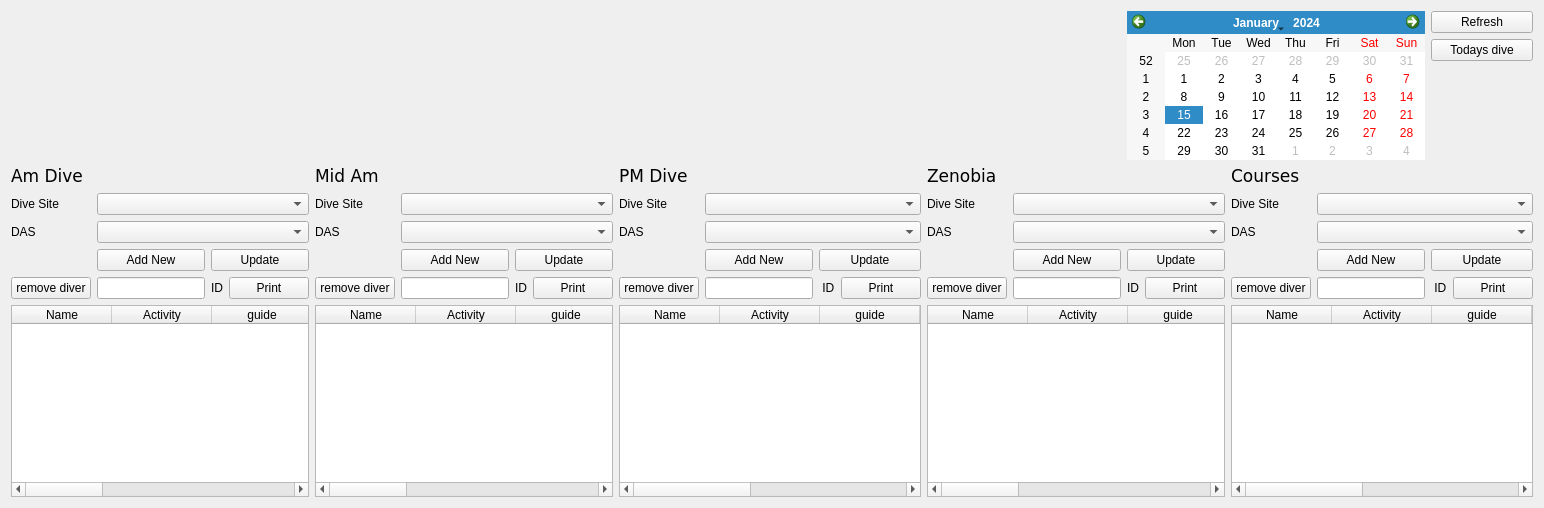
                  <widget class="QWidget" name="page_dives">
                   <layout class="QVBoxLayout" name="verticalLayout_10">
                    <item>
                     <layout class="QGridLayout" name="gridLayout_3">
                      <item row="4" column="14">
                       <widget class="QPushButton" name="update_courses_button">
                        <property name="text">
                         <string>Update</string>
                        </property>
                       </widget>
                      </item>
                      <item row="5" column="9">
                       <widget class="QPushButton" name="z_remove_diver_button">
                        <property name="text">
                         <string>remove diver</string>
                        </property>
                       </widget>
                      </item>
                      <item row="3" column="10" colspan="2">
                       <widget class="QComboBox" name="z_das_combo">
                        <property name="autoFillBackground">
                         <bool>false</bool>
                        </property>
                       </widget>
                      </item>
                      <item row="0" column="11" colspan="3">
                       <widget class="QCalendarWidget" name="calendar_widget"/>
                      </item>
                      <item row="3" column="1" colspan="2">
                       <widget class="QComboBox" name="am_das_combo">
                        <property name="autoFillBackground">
                         <bool>false</bool>
                        </property>
                       </widget>
                      </item>
                      <item row="5" column="1">
                       <widget class="QLineEdit" name="am_delete_diver_entry">
                        <property name="sizePolicy">
                         <sizepolicy hsizetype="Minimum" vsizetype="Fixed">
                          <horstretch>0</horstretch>
                          <verstretch>0</verstretch>
                         </sizepolicy>
                        </property>
                       </widget>
                      </item>
                      <item row="3" column="3">
                       <widget class="QLabel" name="label_6">
                        <property name="text">
                         <string>DAS</string>
                        </property>
                       </widget>
                      </item>
                      <item row="2" column="3">
                       <widget class="QLabel" name="label_5">
                        <property name="text">
                         <string>Dive Site</string>
                        </property>
                       </widget>
                      </item>
                      <item row="5" column="13">
                       <widget class="QLineEdit" name="co_delete_diver_entry">
                        <property name="sizePolicy">
                         <sizepolicy hsizetype="Minimum" vsizetype="Fixed">
                          <horstretch>0</horstretch>
                          <verstretch>0</verstretch>
                         </sizepolicy>
                        </property>
                       </widget>
                      </item>
                      <item row="6" column="9" colspan="3">
                       <widget class="QTableWidget" name="zenobia_table">
                        <attribute name="verticalHeaderVisible">
                         <bool>false</bool>
                        </attribute>
                        <column>
                         <property name="text">
                          <string>Name</string>
                         </property>
                        </column>
                        <column>
                         <property name="text">
                          <string>Activity</string>
                         </property>
                        </column>
                        <column>
                         <property name="text">
                          <string>guide</string>
                         </property>
                        </column>
                        <column>
                         <property name="text">
                          <string>Card</string>
                         </property>
                        </column>
                        <column>
                         <property name="text">
                          <string>Paperwork</string>
                         </property>
                        </column>
                        <column>
                         <property name="text">
                          <string>Balance</string>
                         </property>
                        </column>
                        <column>
                         <property name="text">
                          <string>ID</string>
                         </property>
                        </column>
                       </widget>
                      </item>
                      <item row="5" column="11">
                       <layout class="QGridLayout" name="gridLayout_7">
                        <item row="0" column="0">
                         <widget class="QLabel" name="label_16">
                          <property name="text">
                           <string>ID</string>
                          </property>
                         </widget>
                        </item>
                        <item row="0" column="1">
                         <widget class="QPushButton" name="z_print_button">
                          <property name="text">
                           <string>Print</string>
                          </property>
                         </widget>
                        </item>
                       </layout>
                      </item>
                      <item row="5" column="4">
                       <widget class="QLineEdit" name="mam_delete_diver_entry">
                        <property name="sizePolicy">
                         <sizepolicy hsizetype="Minimum" vsizetype="Fixed">
                          <horstretch>0</horstretch>
                          <verstretch>0</verstretch>
                         </sizepolicy>
                        </property>
                       </widget>
                      </item>
                      <item row="2" column="7" colspan="2">
                       <widget class="QComboBox" name="pm_dive_site_combo">
                        <property name="autoFillBackground">
                         <bool>false</bool>
                        </property>
                       </widget>
                      </item>
                      <item row="0" column="14">
                       <layout class="QGridLayout" name="gridLayout_9">
                        <item row="2" column="0">
                         <spacer name="verticalSpacer">
                          <property name="orientation">
                           <enum>Qt::Vertical</enum>
                          </property>
                          <property name="sizeHint" stdset="0">
                           <size>
                            <width>20</width>
                            <height>40</height>
                           </size>
                          </property>
                         </spacer>
                        </item>
                        <item row="0" column="0">
                         <widget class="QPushButton" name="refresh_button">
                          <property name="sizePolicy">
                           <sizepolicy hsizetype="Minimum" vsizetype="Maximum">
                            <horstretch>0</horstretch>
                            <verstretch>0</verstretch>
                           </sizepolicy>
                          </property>
                          <property name="text">
                           <string>Refresh</string>
                          </property>
                         </widget>
                        </item>
                        <item row="1" column="0">
                         <widget class="QPushButton" name="todays_dive_button">
                          <property name="text">
                           <string>Todays dive</string>
                          </property>
                         </widget>
                        </item>
                       </layout>
                      </item>
                      <item row="2" column="0">
                       <widget class="QLabel" name="label">
                        <property name="text">
                         <string>Dive Site</string>
                        </property>
                       </widget>
                      </item>
                      <item row="4" column="13">
                       <widget class="QPushButton" name="add_new_course_button">
                        <property name="text">
                         <string>Add New</string>
                        </property>
                       </widget>
                      </item>
                      <item row="4" column="11">
                       <widget class="QPushButton" name="update_zenobia_button">
                        <property name="text">
                         <string>Update</string>
                        </property>
                       </widget>
                      </item>
                      <item row="3" column="6">
                       <widget class="QLabel" name="label_10">
                        <property name="text">
                         <string>DAS</string>
                        </property>
                       </widget>
                      </item>
                      <item row="5" column="0">
                       <widget class="QPushButton" name="am_remove_diver_button">
                        <property name="text">
                         <string>remove diver</string>
                        </property>
                       </widget>
                      </item>
                      <item row="2" column="10" colspan="2">
                       <widget class="QComboBox" name="z_dive_site_combo">
                        <property name="autoFillBackground">
                         <bool>false</bool>
                        </property>
                       </widget>
                      </item>
                      <item row="5" column="5">
                       <layout class="QGridLayout" name="gridLayout_5">
                        <item row="0" column="1">
                         <widget class="QPushButton" name="mam_print_button">
                          <property name="text">
                           <string>Print</string>
                          </property>
                         </widget>
                        </item>
                        <item row="0" column="0">
                         <widget class="QLabel" name="label_8">
                          <property name="text">
                           <string>ID</string>
                          </property>
                         </widget>
                        </item>
                       </layout>
                      </item>
                      <item row="2" column="4" colspan="2">
                       <widget class="QComboBox" name="mam_dive_site_combo">
                        <property name="autoFillBackground">
                         <bool>false</bool>
                        </property>
                       </widget>
                      </item>
                      <item row="5" column="7">
                       <widget class="QLineEdit" name="pm_delete_diver_entry">
                        <property name="sizePolicy">
                         <sizepolicy hsizetype="Minimum" vsizetype="Fixed">
                          <horstretch>0</horstretch>
                          <verstretch>0</verstretch>
                         </sizepolicy>
                        </property>
                       </widget>
                      </item>
                      <item row="2" column="6">
                       <widget class="QLabel" name="label_9">
                        <property name="text">
                         <string>Dive Site</string>
                        </property>
                       </widget>
                      </item>
                      <item row="5" column="2">
                       <layout class="QGridLayout" name="gridLayout_4">
                        <item row="0" column="0">
                         <widget class="QLabel" name="label_4">
                          <property name="text">
                           <string>ID</string>
                          </property>
                         </widget>
                        </item>
                        <item row="0" column="1">
                         <widget class="QPushButton" name="am_print_button">
                          <property name="text">
                           <string>Print</string>
                          </property>
                         </widget>
                        </item>
                       </layout>
                      </item>
                      <item row="4" column="7">
                       <widget class="QPushButton" name="add_new_pm_dive_button">
                        <property name="text">
                         <string>Add New</string>
                        </property>
                       </widget>
                      </item>
                      <item row="4" column="2">
                       <widget class="QPushButton" name="update_am_dive_button">
                        <property name="text">
                         <string>Update</string>
                        </property>
                       </widget>
                      </item>
                      <item row="3" column="0">
                       <widget class="QLabel" name="label_2">
                        <property name="text">
                         <string>DAS</string>
                        </property>
                       </widget>
                      </item>
                      <item row="4" column="5">
                       <widget class="QPushButton" name="update_mid_am_dive_button">
                        <property name="text">
                         <string>Update</string>
                        </property>
                       </widget>
                      </item>
                      <item row="6" column="12" colspan="3">
                       <widget class="QTableWidget" name="courses_table">
                        <attribute name="verticalHeaderVisible">
                         <bool>false</bool>
                        </attribute>
                        <column>
                         <property name="text">
                          <string>Name</string>
                         </property>
                        </column>
                        <column>
                         <property name="text">
                          <string>Activity</string>
                         </property>
                        </column>
                        <column>
                         <property name="text">
                          <string>guide</string>
                         </property>
                        </column>
                        <column>
                         <property name="text">
                          <string>Card</string>
                         </property>
                        </column>
                        <column>
                         <property name="text">
                          <string>Paperwork</string>
                         </property>
                        </column>
                        <column>
                         <property name="text">
                          <string>Balance</string>
                         </property>
                        </column>
                        <column>
                         <property name="text">
                          <string>ID</string>
                         </property>
                        </column>
                       </widget>
                      </item>
                      <item row="5" column="6">
                       <widget class="QPushButton" name="pm_remove_diver_button">
                        <property name="text">
                         <string>remove diver</string>
                        </property>
                       </widget>
                      </item>
                      <item row="4" column="8">
                       <widget class="QPushButton" name="update_pm_dive_button">
                        <property name="text">
                         <string>Update</string>
                        </property>
                       </widget>
                      </item>
                      <item row="3" column="9">
                       <widget class="QLabel" name="label_14">
                        <property name="text">
                         <string>DAS</string>
                        </property>
                       </widget>
                      </item>
                      <item row="5" column="8">
                       <layout class="QGridLayout" name="gridLayout_6">
                        <item row="0" column="1">
                         <widget class="QPushButton" name="pm_print_button">
                          <property name="text">
                           <string>Print</string>
                          </property>
                         </widget>
                        </item>
                        <item row="0" column="0">
                         <widget class="QLabel" name="label_12">
                          <property name="text">
                           <string> ID</string>
                          </property>
                         </widget>
                        </item>
                       </layout>
                      </item>
                      <item row="3" column="13" colspan="2">
                       <widget class="QComboBox" name="co_das_combo">
                        <property name="autoFillBackground">
                         <bool>false</bool>
                        </property>
                       </widget>
                      </item>
                      <item row="5" column="12">
                       <widget class="QPushButton" name="ci_remove_diver_button">
                        <property name="text">
                         <string>remove diver</string>
                        </property>
                       </widget>
                      </item>
                      <item row="2" column="1" colspan="2">
                       <widget class="QComboBox" name="am_dive_site_combo">
                        <property name="autoFillBackground">
                         <bool>false</bool>
                        </property>
                       </widget>
                      </item>
                      <item row="6" column="6" colspan="3">
                       <widget class="QTableWidget" name="pm_dive_table">
                        <attribute name="verticalHeaderVisible">
                         <bool>false</bool>
                        </attribute>
                        <column>
                         <property name="text">
                          <string>Name</string>
                         </property>
                        </column>
                        <column>
                         <property name="text">
                          <string>Activity</string>
                         </property>
                        </column>
                        <column>
                         <property name="text">
                          <string>guide</string>
                         </property>
                        </column>
                        <column>
                         <property name="text">
                          <string>Card</string>
                         </property>
                        </column>
                        <column>
                         <property name="text">
                          <string>Paperwork</string>
                         </property>
                        </column>
                        <column>
                         <property name="text">
                          <string>Balance</string>
                         </property>
                        </column>
                        <column>
                         <property name="text">
                          <string>ID</string>
                         </property>
                        </column>
                       </widget>
                      </item>
                      <item row="2" column="13" colspan="2">
                       <widget class="QComboBox" name="co_dive_site_combo">
                        <property name="autoFillBackground">
                         <bool>false</bool>
                        </property>
                       </widget>
                      </item>
                      <item row="2" column="12">
                       <widget class="QLabel" name="label_17">
                        <property name="text">
                         <string>Dive Site</string>
                        </property>
                       </widget>
                      </item>
                      <item row="3" column="4" colspan="2">
                       <widget class="QComboBox" name="mam_das_combo">
                        <property name="autoFillBackground">
                         <bool>false</bool>
                        </property>
                       </widget>
                      </item>
                      <item row="3" column="12">
                       <widget class="QLabel" name="label_18">
                        <property name="text">
                         <string>DAS</string>
                        </property>
                       </widget>
                      </item>
                      <item row="4" column="1">
                       <widget class="QPushButton" name="add_new_am_dive_button">
                        <property name="text">
                         <string>Add New</string>
                        </property>
                       </widget>
                      </item>
                      <item row="5" column="14">
                       <layout class="QGridLayout" name="gridLayout_8">
                        <item row="0" column="1">
                         <widget class="QPushButton" name="co_print_button">
                          <property name="text">
                           <string>Print</string>
                          </property>
                         </widget>
                        </item>
                        <item row="0" column="0">
                         <widget class="QLabel" name="label_20">
                          <property name="text">
                           <string> ID</string>
                          </property>
                         </widget>
                        </item>
                       </layout>
                      </item>
                      <item row="5" column="3">
                       <widget class="QPushButton" name="mam_remove_diver_button">
                        <property name="text">
                         <string>remove diver</string>
                        </property>
                       </widget>
                      </item>
                      <item row="4" column="10">
                       <widget class="QPushButton" name="add_new_zenobia_button">
                        <property name="text">
                         <string>Add New</string>
                        </property>
                       </widget>
                      </item>
                      <item row="4" column="4">
                       <widget class="QPushButton" name="add_new_mid_dive_button">
                        <property name="text">
                         <string>Add New</string>
                        </property>
                       </widget>
                      </item>
                      <item row="3" column="7" colspan="2">
                       <widget class="QComboBox" name="pm_das_combo">
                        <property name="autoFillBackground">
                         <bool>false</bool>
                        </property>
                       </widget>
                      </item>
                      <item row="5" column="10">
                       <widget class="QLineEdit" name="z_delete_diver_entry">
                        <property name="sizePolicy">
                         <sizepolicy hsizetype="Minimum" vsizetype="Fixed">
                          <horstretch>0</horstretch>
                          <verstretch>0</verstretch>
                         </sizepolicy>
                        </property>
                       </widget>
                      </item>
                      <item row="6" column="3" colspan="3">
                       <widget class="QTableWidget" name="mid_am_dive_table">
                        <attribute name="verticalHeaderVisible">
                         <bool>false</bool>
                        </attribute>
                        <column>
                         <property name="text">
                          <string>Name</string>
                         </property>
                        </column>
                        <column>
                         <property name="text">
                          <string>Activity</string>
                         </property>
                        </column>
                        <column>
                         <property name="text">
                          <string>guide</string>
                         </property>
                        </column>
                        <column>
                         <property name="text">
                          <string>Card</string>
                         </property>
                        </column>
                        <column>
                         <property name="text">
                          <string>Paperwork</string>
                         </property>
                        </column>
                        <column>
                         <property name="text">
                          <string>Balance</string>
                         </property>
                        </column>
                        <column>
                         <property name="text">
                          <string>ID</string>
                         </property>
                        </column>
                       </widget>
                      </item>
                      <item row="6" column="0" colspan="3">
                       <widget class="QTableWidget" name="am_dive_table">
                        <attribute name="verticalHeaderVisible">
                         <bool>false</bool>
                        </attribute>
                        <column>
                         <property name="text">
                          <string>Name</string>
                         </property>
                        </column>
                        <column>
                         <property name="text">
                          <string>Activity</string>
                         </property>
                        </column>
                        <column>
                         <property name="text">
                          <string>guide</string>
                         </property>
                        </column>
                        <column>
                         <property name="text">
                          <string>Card</string>
                         </property>
                        </column>
                        <column>
                         <property name="text">
                          <string>Paperwork</string>
                         </property>
                        </column>
                        <column>
                         <property name="text">
                          <string>Balance</string>
                         </property>
                        </column>
                        <column>
                         <property name="text">
                          <string>ID</string>
                         </property>
                        </column>
                       </widget>
                      </item>
                      <item row="2" column="9">
                       <widget class="QLabel" name="label_13">
                        <property name="text">
                         <string>Dive Site</string>
                        </property>
                       </widget>
                      </item>
                      <item row="1" column="0">
                       <widget class="QLabel" name="label_3">
                        <property name="font">
                         <font>
                          <family>DejaVu Sans</family>
                          <pointsize>13</pointsize>
                         </font>
                        </property>
                        <property name="text">
                         <string>Am Dive</string>
                        </property>
                       </widget>
                      </item>
                      <item row="1" column="3">
                       <widget class="QLabel" name="label_7">
                        <property name="font">
                         <font>
                          <family>DejaVu Sans</family>
                          <pointsize>13</pointsize>
                         </font>
                        </property>
                        <property name="text">
                         <string>Mid Am</string>
                        </property>
                       </widget>
                      </item>
                      <item row="1" column="6">
                       <widget class="QLabel" name="label_11">
                        <property name="font">
                         <font>
                          <family>DejaVu Sans</family>
                          <pointsize>13</pointsize>
                         </font>
                        </property>
                        <property name="text">
                         <string>PM Dive</string>
                        </property>
                       </widget>
                      </item>
                      <item row="1" column="9">
                       <widget class="QLabel" name="label_15">
                        <property name="font">
                         <font>
                          <family>DejaVu Sans</family>
                          <pointsize>13</pointsize>
                         </font>
                        </property>
                        <property name="text">
                         <string>Zenobia</string>
                        </property>
                       </widget>
                      </item>
                      <item row="1" column="12">
                       <widget class="QLabel" name="label_19">
                        <property name="font">
                         <font>
                          <family>DejaVu Sans</family>
                          <pointsize>13</pointsize>
                         </font>
                        </property>
                        <property name="text">
                         <string>Courses</string>
                        </property>
                       </widget>
                      </item>
                     </layout>
                    </item>
                   </layout>
                  </widget>
